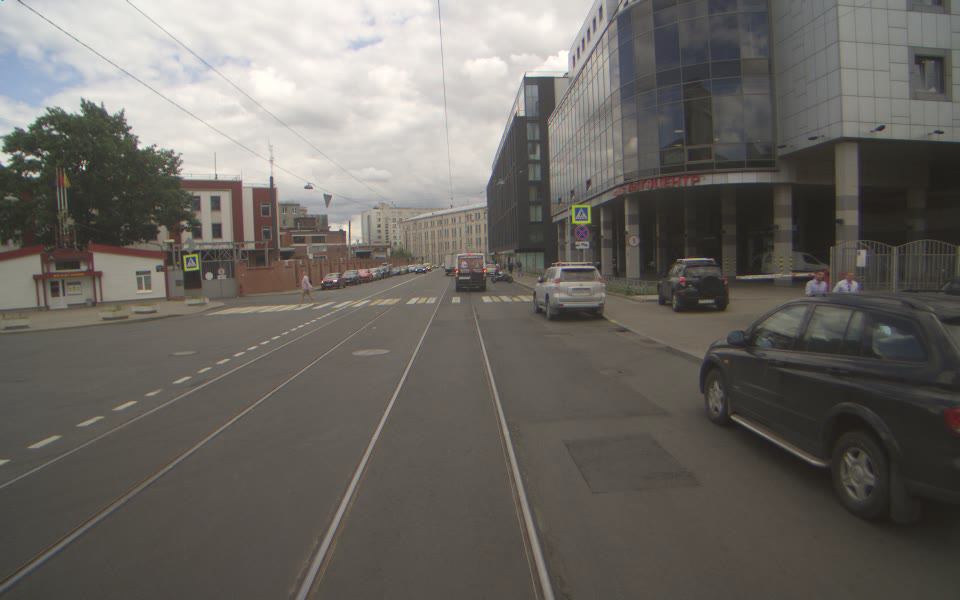
#> input picture data/road.png, 960 x 600 px
$ python 9_arithmetic_operation.py
#> lines starting #> are read from the running program, lines starting #| are printed output that depends on the picture
import cv2
import numpy as np

# Bitwise Operations
image = cv2.imread("../data/road.png")
#> image is the input picture: shape (600, 960, 3); mean B, G, R 98.6, 103.6, 107.5
height, width, depth = image.shape
#> height = 600; width = 960; depth = 3

M = np.ones([height, width, depth], dtype="uint8") * 100

added = cv2.add(image, M)
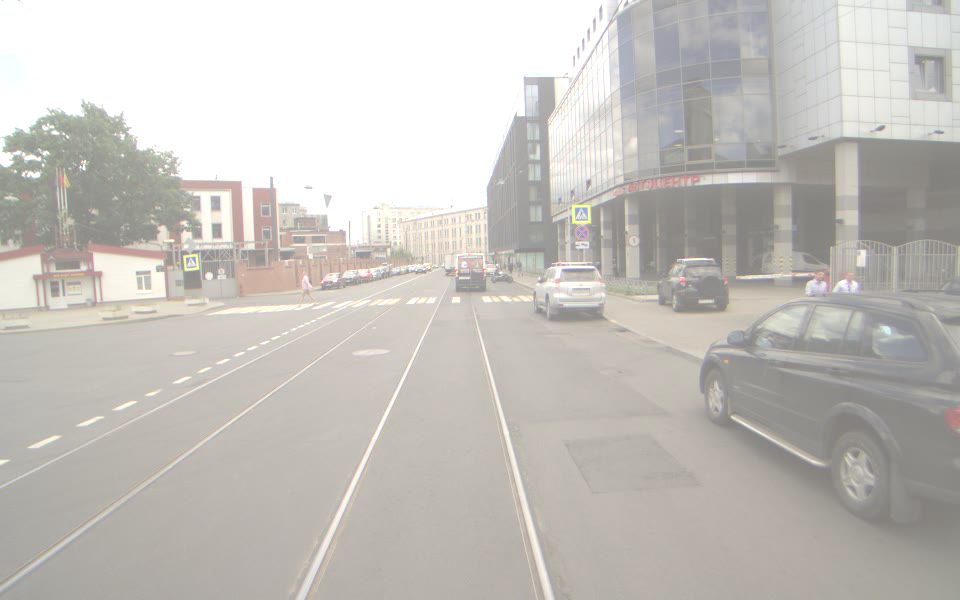
#> added: shape (600, 960, 3); mean B, G, R 188.9, 193.4, 197

cv2.imshow("added", added)
cv2.waitKey()
cv2.destroyAllWindows()

subtracted = cv2.subtract(M, image)
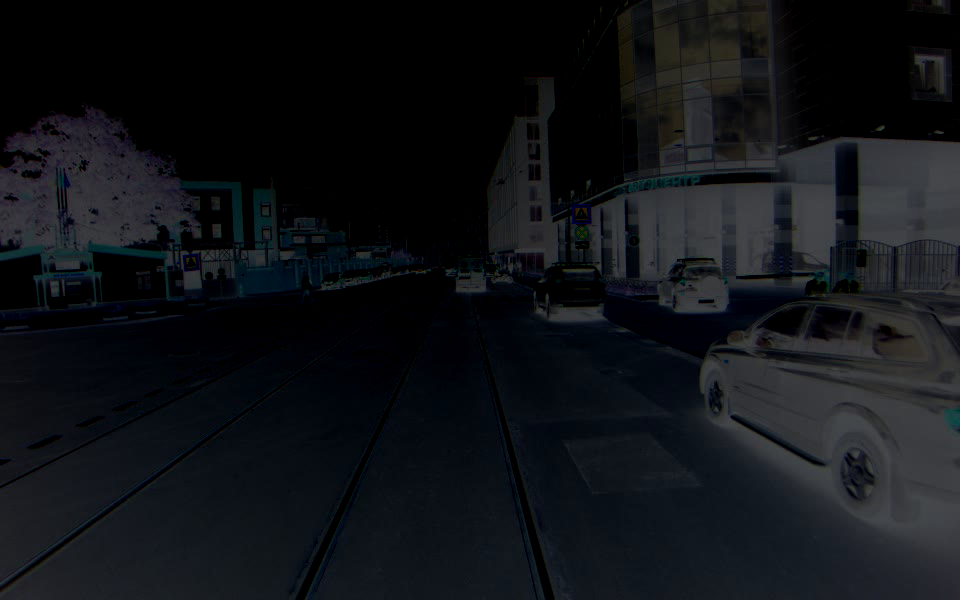
#> subtracted: shape (600, 960, 3); mean B, G, R 22.6, 19, 16.2
#> M: shape (600, 960, 3); every value is 100
M = np.ones(image.shape, dtype="uint8") * 75

# Image Blending
img1 = cv2.imread("../data/road.png")
print(img1.shape)
#| (600, 960, 3)

#> (the run stopped early here; a loop or call above may not have finished)
